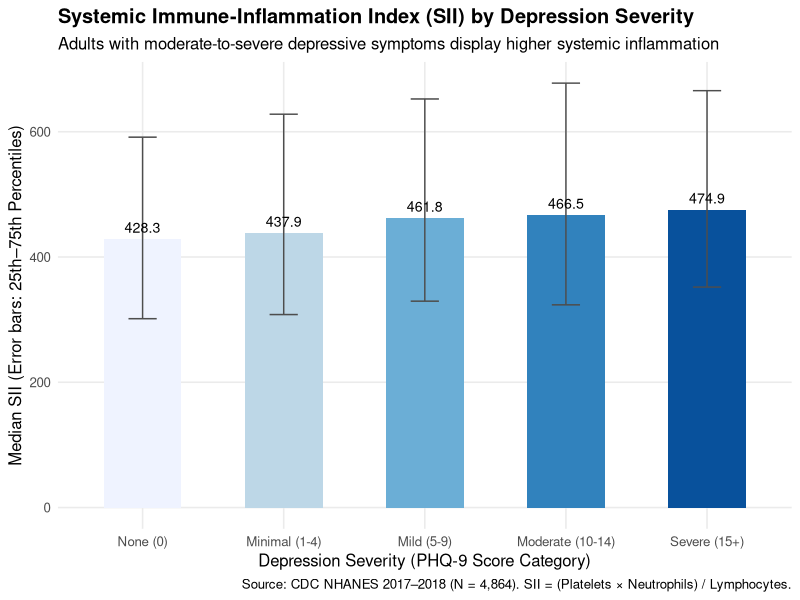

Write R code to recreate this figure.
## ---- chunk 1
#| label: immune-depression-plot
#| fig-cap: "Median Systemic Immune-Inflammation Index (SII) by depression severity category."

library(tidyverse)

# Read the curated NHANES dataset
immune_data <- read_csv("data/immune_emotions.csv", show_col_types = FALSE)

# Ensure proper clinical ordering of depression categories
depression_order <- c("None (0)", "Minimal (1-4)", "Mild (5-9)", "Moderate (10-14)", "Severe (15+)")

summary_stats <- immune_data |>
  mutate(depression_level = factor(depression_level, levels = depression_order)) |>
  filter(!is.na(depression_level)) |>
  group_by(depression_level) |>
  summarize(
    median_sii = median(sii, na.rm = TRUE),
    q25 = quantile(sii, 0.25, na.rm = TRUE),
    q75 = quantile(sii, 0.75, na.rm = TRUE),
    count = n(),
    .groups = "drop"
  )

# Plot median SII with interquartile range error bars
ggplot(summary_stats, aes(x = depression_level, y = median_sii, fill = depression_level)) +
  geom_col(width = 0.55, show.legend = FALSE) +
  geom_errorbar(aes(ymin = q25, ymax = q75), width = 0.2, color = "gray30") +
  geom_text(aes(label = round(median_sii, 1)), vjust = -0.6, size = 3.6) +
  scale_fill_brewer(palette = "Blues") +
  labs(
    title = "Systemic Immune-Inflammation Index (SII) by Depression Severity",
    subtitle = "Adults with moderate-to-severe depressive symptoms display higher systemic inflammation",
    x = "Depression Severity (PHQ-9 Score Category)",
    y = "Median SII (Error bars: 25th–75th Percentiles)",
    caption = "Source: CDC NHANES 2017–2018 (N = 4,864). SII = (Platelets × Neutrophils) / Lymphocytes."
  ) +
  theme_minimal(base_size = 12) +
  theme(
    plot.title = element_text(face = "bold"),
    panel.grid.minor = element_blank()
  )
